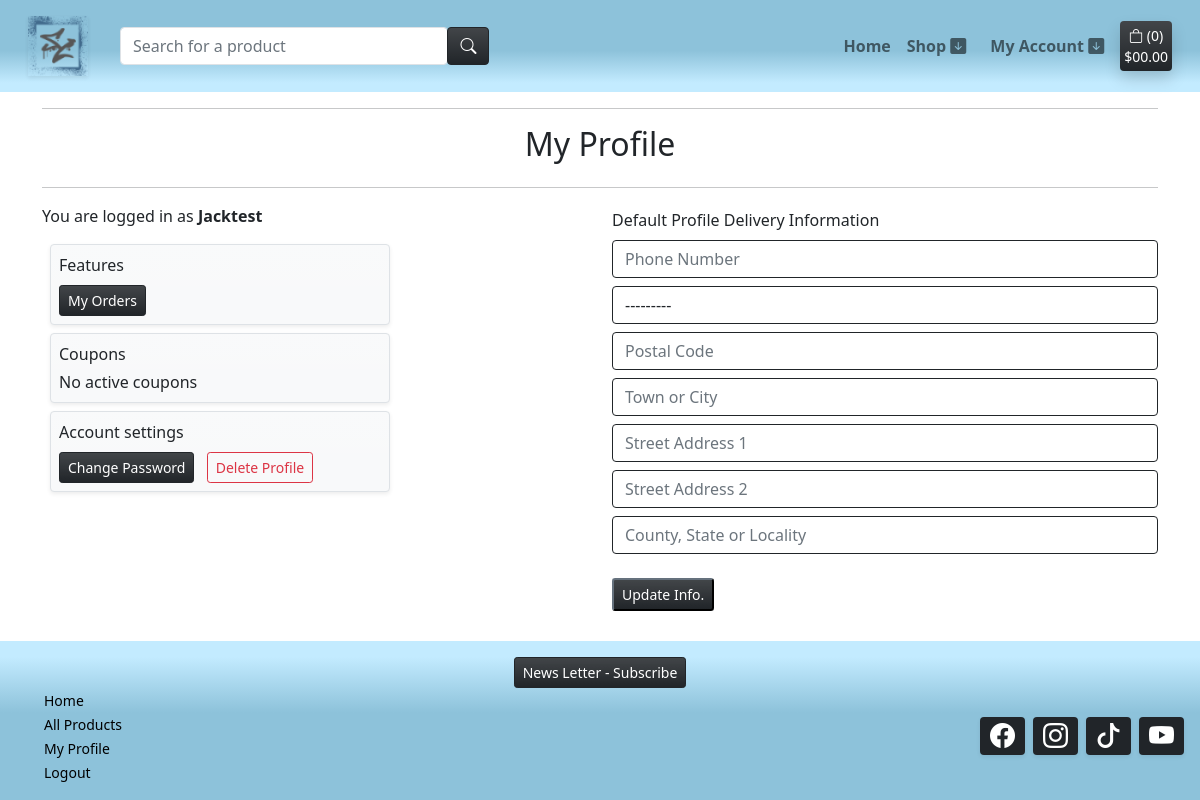
Page /profile/user/ (signed in) on the earlier database version.
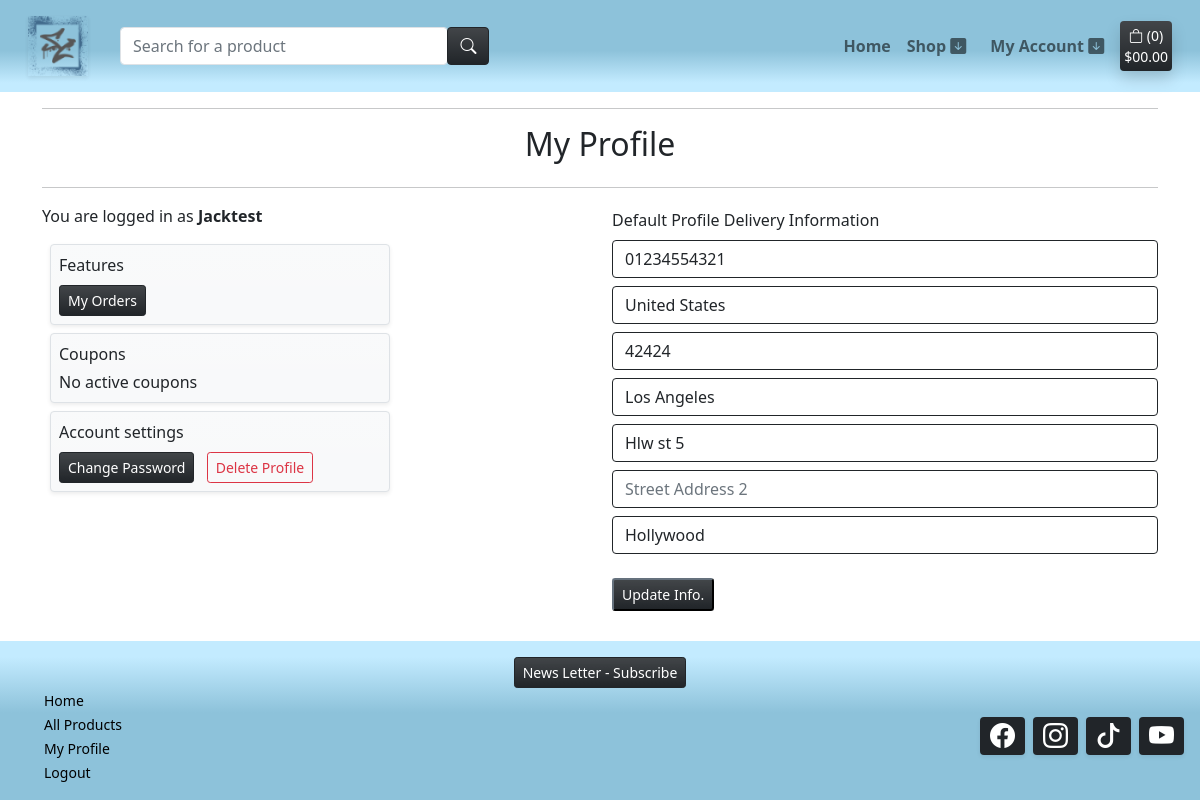
Same page on the later database version.
### profiles/models.py (models this page shows, shortened)
class UserProfile(models.Model):
    user = models.OneToOneField(User, on_delete=models.CASCADE)
    default_phone_number = models.CharField(max_length=20, null=True, blank=True)
    default_country = CountryField(blank_label='Country *', null=True, blank=True)
    default_postcode = models.CharField(max_length=20, null=True, blank=True)
    default_town_or_city = models.CharField(max_length=40, null=True, blank=True)
    default_street_address1 = models.CharField(max_length=80, null=True, blank=True)
    default_street_address2 = models.CharField(max_length=80, null=True, blank=True)
    default_county = models.CharField(max_length=80, null=True, blank=True)

### profiles/views.py (the view)
# urls.py: path('user/', views.profile, name='profile'),
@login_required
def profile(request):
    profile = get_object_or_404(UserProfile, user=request.user)
    form = UserProfileForm(instance=profile)
    coupons = Coupon.objects.filter(user=request.user).filter(used=False)
    present = timezone.now()
    for coupon in coupons:
        if present >= coupon.date_end:
            coupon.expired = True
            coupon.save()
    coupons = Coupon.objects.filter(user=request.user).filter(expired=False).filter(used=False)
    if request.method == 'POST':
        form = UserProfileForm(request.POST, instance=profile)
        if form.is_valid():
            form.save()
            messages.success(request, 'Profile updated successfully')
    template = 'profiles/profile.html'
    context = {
        'profile': profile,
        'form': form,
        'coupons': coupons,
        'on_profile_page': True
    }
    return render(request, template, context)

### profiles/forms.py
class UserProfileForm(forms.ModelForm):
    class Meta:
        model = UserProfile
        exclude = ('user',)
    def __init__(self, *args, **kwargs):
        super().__init__(*args, **kwargs)
        placeholders = {
            'default_phone_number': 'Phone Number',
            'default_postcode': 'Postal Code',
            'default_town_or_city': 'Town or City',
            'default_street_address1': 'Street Address 1',
            'default_street_address2': 'Street Address 2',
            'default_county': 'County, State or Locality',
        }
        self.fields['default_phone_number'].widget.attrs['autofocus'] = True
        for field in self.fields:
            if field != 'default_country':
                if self.fields[field].required:
                    placeholder = f'{placeholders[field]} *'
                else:
                    placeholder = placeholders[field]
                self.fields[field].widget.attrs['placeholder'] = placeholder
            self.fields[field].widget.attrs['class'] = 'border-dark rounded mb-2'
            self.fields[field].label = False

### templates/profiles/profile.html (shortened to what this page needs)
{% extends "base.html" %}
{% load static %}
{% load account %}
{% block content %}
    <div class="container">
        <div class="row">
            <div class="col text-center">
                <hr>
                <h2 class="logo-font mb-4">My Profile</h2>
                <hr>
            </div>
        </div>
        <div class="row">
            <div class="col-12 col-lg-4">
                <p>You are logged in as <strong>{% user_display user %}</strong></p>
                <div class="bg-light bg-gradient rounded shadow-sm p-1 m-2 border border-secundary">
                    <p class="m-1">Features</p>
                    <a class="btn btn-sm btn-dark bg-gradient m-1" aria-current="page" href="{% url 'orders_list' %}">My Orders</a>
                </div>
                <div class="bg-light bg-gradient rounded shadow-sm p-1 m-2 border border-secundary">
                    <p class="m-1">Coupons</p>
                    {% for coupon in coupons %}
                    <div class="m-1 bg-dark text-white rounded" style="width: 145px;">
                        <p class="p-2">{{ coupon.coupon }}</p>
                    </div>
                    <p class="m-1 p-1 border rounded border-success"><small><strong>{{ coupon.discount }}% OFF</strong> - Expire: {{ coupon.date_end }}</small></p>
                    {% empty %}
                    <div>
                    <p class="fw-light m-1">No active coupons</p>
                    </div>
                    {% endfor %}
                </div>
                <div class="bg-light bg-gradient rounded shadow-sm p-1 m-2 border border-secundary">
                    <p class="m-1">Account settings</p>
                    <div>
                        <a class="btn btn-sm btn-dark bg-gradient m-1" aria-current="page" href="{% url 'account_change_password' %}">Change Password</a>
                        <a class="btn btn-sm btn-outline-danger m-1" aria-current="page" href="{% url 'delete_profile' %}">Delete Profile</a>
                    </div>
                </div>
            </div>
            <div class="col-12 col-lg-6 ms-auto">
                <p class="mt-1 mb-2">Default Profile Delivery Information</p>
                <form action="{% url 'profile' %}" method="POST" id="profile_update_form">
                    {{ form|crispy }}
                    <button class="btn-sm btn-dark bg-gradient mt-3 mb-4">Update Info.</button>
                </form>
            </div>
        </div>
    </div>
{% endblock %}

Differences in the rows shown:
changed UserProfile: default_phone_number (not shown) → "01234554321"; default_country "---------" → "United States"; default_postcode (not shown) → "42424"; default_town_or_city (not shown) → "Los Angeles"; default_street_address1 (not shown) → "Hlw st 5"; default_county (not shown) → "Hollywood"
